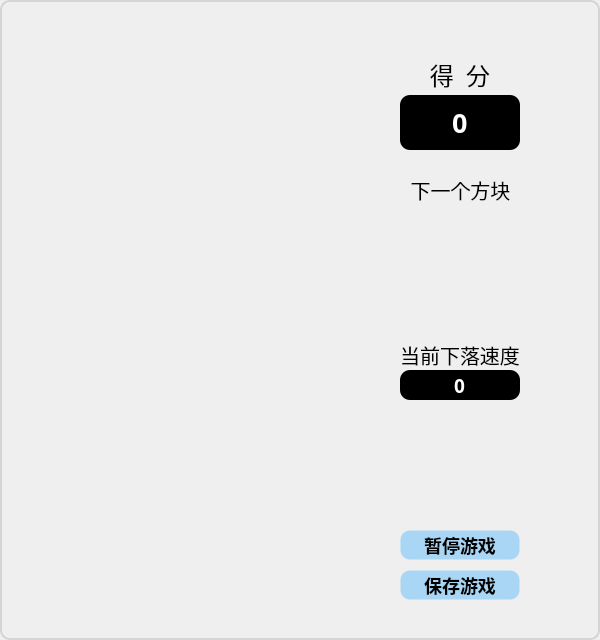
<?xml version="1.0" encoding="UTF-8"?>
<ui version="4.0">
 <class>GameScenePainter</class>
 <widget class="QWidget" name="GameScenePainter">
  <property name="enabled">
   <bool>true</bool>
  </property>
  <property name="geometry">
   <rect>
    <x>0</x>
    <y>0</y>
    <width>600</width>
    <height>640</height>
   </rect>
  </property>
  <property name="windowTitle">
   <string>Tetris</string>
  </property>
  <property name="windowIcon">
   <iconset resource="image.qrc">
    <normaloff>:/image/tetris-icon-25.jpg</normaloff>:/image/tetris-icon-25.jpg</iconset>
  </property>
  <property name="styleSheet">
   <string notr="true">QWidget#GameScenePainter {
    background: qlineargradient(x1:0, y1:0, x2:0, y2:1,
                                 stop:0 #B2B9BE,
                                 stop:1 #2F4052);
    border-radius: 10px;             /*四角圆角的直径*/
    border-style:solid;             /*边框样式（实线）*/
    border-width:2px;             /*边框宽度*/
    border-color:rgb(213, 213, 213);     /*边框颜色*/
}</string>
  </property>
  <widget class="QPushButton" name="CloseButton">
   <property name="geometry">
    <rect>
     <x>550</x>
     <y>10</y>
     <width>32</width>
     <height>31</height>
    </rect>
   </property>
   <property name="focusPolicy">
    <enum>Qt::NoFocus</enum>
   </property>
   <property name="styleSheet">
    <string notr="true">QPushButton
{
	background: transparent; /*背景色*/ 
	border-style: outset;
	border-width: 2px;
	border-radius:5px; /*边界圆滑*/
	border: none;
	min-width:2em;
	padding: 5px;
	image: url(:/image/close.png);
}
 
QPushButton:hover
{
	background-color: rgba(255,0,0,50);
}
 
QPushButton:pressed
{
	background-color: rgba(165,42,42,75); 
	border-style: inset;
}
QPushButton:!enabled{
	background-color: rgb(100, 100, 100);
	border-style: inset;
}</string>
   </property>
   <property name="text">
    <string/>
   </property>
  </widget>
  <widget class="QLabel" name="ScoreLabel">
   <property name="geometry">
    <rect>
     <x>400</x>
     <y>50</y>
     <width>120</width>
     <height>50</height>
    </rect>
   </property>
   <property name="font">
    <font>
     <family>方正像素18</family>
     <pointsize>18</pointsize>
     <bold>false</bold>
    </font>
   </property>
   <property name="styleSheet">
    <string notr="true"/>
   </property>
   <property name="text">
    <string>得  分</string>
   </property>
   <property name="alignment">
    <set>Qt::AlignCenter</set>
   </property>
  </widget>
  <widget class="QLineEdit" name="ScoreLine">
   <property name="enabled">
    <bool>false</bool>
   </property>
   <property name="geometry">
    <rect>
     <x>400</x>
     <y>95</y>
     <width>120</width>
     <height>55</height>
    </rect>
   </property>
   <property name="font">
    <font>
     <family>LCDMono2</family>
     <pointsize>20</pointsize>
     <bold>true</bold>
    </font>
   </property>
   <property name="mouseTracking">
    <bool>false</bool>
   </property>
   <property name="tabletTracking">
    <bool>false</bool>
   </property>
   <property name="focusPolicy">
    <enum>Qt::NoFocus</enum>
   </property>
   <property name="contextMenuPolicy">
    <enum>Qt::ActionsContextMenu</enum>
   </property>
   <property name="autoFillBackground">
    <bool>false</bool>
   </property>
   <property name="styleSheet">
    <string notr="true">QLineEdit {
background: black;
color:white;
border: none;
 border-radius: 10px;             /*四角圆角的直径*/
border-style:solid;             /*边框样式（实线）*/
}</string>
   </property>
   <property name="text">
    <string>0</string>
   </property>
   <property name="alignment">
    <set>Qt::AlignCenter</set>
   </property>
   <property name="dragEnabled">
    <bool>false</bool>
   </property>
   <property name="readOnly">
    <bool>true</bool>
   </property>
   <property name="clearButtonEnabled">
    <bool>false</bool>
   </property>
  </widget>
  <widget class="QLabel" name="NextBlockLabel">
   <property name="geometry">
    <rect>
     <x>400</x>
     <y>170</y>
     <width>121</width>
     <height>40</height>
    </rect>
   </property>
   <property name="font">
    <font>
     <family>方正像素18</family>
     <pointsize>15</pointsize>
     <bold>false</bold>
    </font>
   </property>
   <property name="text">
    <string>下一个方块</string>
   </property>
   <property name="textFormat">
    <enum>Qt::AutoText</enum>
   </property>
   <property name="alignment">
    <set>Qt::AlignCenter</set>
   </property>
  </widget>
  <widget class="QLineEdit" name="SpeedLine">
   <property name="enabled">
    <bool>false</bool>
   </property>
   <property name="geometry">
    <rect>
     <x>400</x>
     <y>370</y>
     <width>120</width>
     <height>30</height>
    </rect>
   </property>
   <property name="font">
    <font>
     <family>LCDMono2</family>
     <pointsize>14</pointsize>
     <bold>true</bold>
     <kerning>true</kerning>
    </font>
   </property>
   <property name="focusPolicy">
    <enum>Qt::NoFocus</enum>
   </property>
   <property name="styleSheet">
    <string notr="true">QLineEdit {
background: black;
color:white;
border: none;
 border-radius: 10px;             /*四角圆角的直径*/
border-style:solid;             /*边框样式（实线）*/
}</string>
   </property>
   <property name="text">
    <string>0</string>
   </property>
   <property name="alignment">
    <set>Qt::AlignCenter</set>
   </property>
   <property name="readOnly">
    <bool>true</bool>
   </property>
  </widget>
  <widget class="QLabel" name="SpeedLabel">
   <property name="geometry">
    <rect>
     <x>400</x>
     <y>340</y>
     <width>120</width>
     <height>30</height>
    </rect>
   </property>
   <property name="font">
    <font>
     <family>方正像素18</family>
     <pointsize>15</pointsize>
     <bold>false</bold>
    </font>
   </property>
   <property name="text">
    <string>当前下落速度</string>
   </property>
   <property name="alignment">
    <set>Qt::AlignCenter</set>
   </property>
  </widget>
  <widget class="QPushButton" name="SaveButton">
   <property name="geometry">
    <rect>
     <x>400</x>
     <y>570</y>
     <width>120</width>
     <height>30</height>
    </rect>
   </property>
   <property name="focusPolicy">
    <enum>Qt::NoFocus</enum>
   </property>
   <property name="contextMenuPolicy">
    <enum>Qt::DefaultContextMenu</enum>
   </property>
   <property name="styleSheet">
    <string notr="true">QPushButton
{
	background-color: rgba(0,153,255,75); /*背景色*/ 
	border: transparent;
	border-style: outset;
	border-width: 1px;
	border-radius: 10px; /*边界圆滑*/
	font: bold 18px;
	min-width:2em;
	color: black; /*字体颜色*/
	font-family: 方正像素18;
	padding: 2px;

}
 
QPushButton:hover
{
	background-color: rgba(0,141,235,75);
}
 
QPushButton:pressed
{
	background-color: rgba(0,129,214,80); 
	border-style: inset;
}
QPushButton:!enabled{
	background-color: rgb(100, 100, 100);
	border-style: inset;
}</string>
   </property>
   <property name="text">
    <string>保存游戏</string>
   </property>
  </widget>
  <widget class="QPushButton" name="PARButton">
   <property name="geometry">
    <rect>
     <x>400</x>
     <y>530</y>
     <width>120</width>
     <height>30</height>
    </rect>
   </property>
   <property name="focusPolicy">
    <enum>Qt::NoFocus</enum>
   </property>
   <property name="contextMenuPolicy">
    <enum>Qt::DefaultContextMenu</enum>
   </property>
   <property name="styleSheet">
    <string notr="true">QPushButton
{
	background-color: rgba(0,153,255,75); /*背景色*/ 
	border: transparent;
	border-style: outset;
	border-width: 1px;
	border-radius: 10px; /*边界圆滑*/
	font: bold 18px;
	min-width:2em;
	color: black; /*字体颜色*/
	font-family: 方正像素18;
	padding: 2px;

}
 
QPushButton:hover
{
	background-color: rgba(0,141,235,75);
}
 
QPushButton:pressed
{
	background-color: rgba(0,129,214,80); 
	border-style: inset;
}
QPushButton:!enabled{
	background-color: rgb(100, 100, 100);
	border-style: inset;
}</string>
   </property>
   <property name="text">
    <string>暂停游戏</string>
   </property>
  </widget>
 </widget>
 <resources>
  <include location="image.qrc"/>
 </resources>
 <connections/>
</ui>
